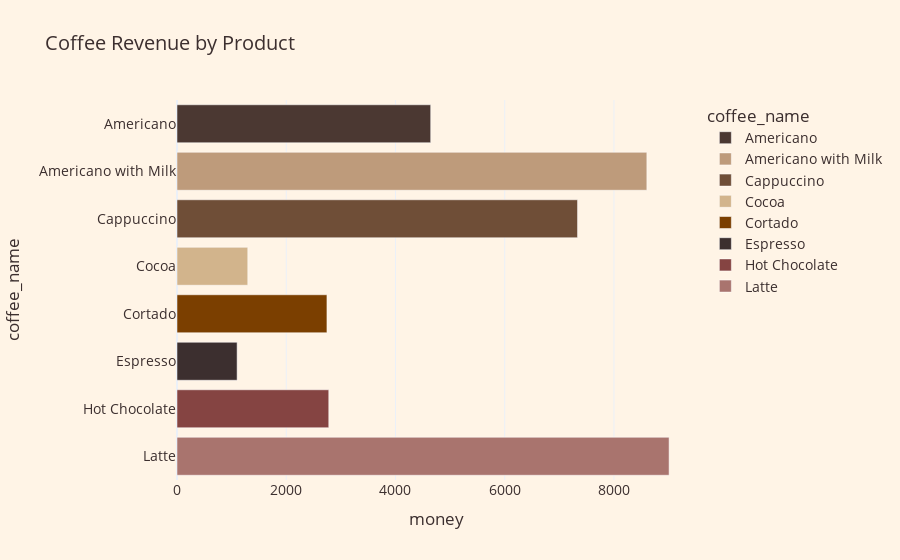

Notebook code for this chart:
### Code cell
# Define manual coffee color mapping
coffee_color_map = {
    "Latte": "#A9746E",          # Mocha
    "Americano": "#4B3832",      # Dark roast
    "Americano with Milk": "#BE9B7B",
    "Cappuccino": "#6F4E37",     # Rich coffee brown (new, darker!)
    "Espresso": "#3C2F2F",
    "Hot Chocolate": "#854442",
    "Cocoa": "#D2B48C",          # Light tan
    "Cortado": "#7B3F00"         # Strong espresso brown
}

# --- Plot 1: Coffee Sales by Type ---
fig1 = px.bar(
    df.groupby("coffee_name")["money"].sum().reset_index(),
    x="money", y="coffee_name",
    orientation="h",
    color="coffee_name",
    color_discrete_map=coffee_color_map,  # <-- Manual mapping
    title=" Coffee Revenue by Product"
    )

fig1.update_layout(
    template="plotly_white",
    plot_bgcolor="#FFF4E6",
    paper_bgcolor="#FFF4E6",
    font=dict(color="#3C2F2F", size=14)
)

fig1.show()

### Figure 1 — Plotly figure (JSON) as saved in the notebook; plotly's stock layout.template omitted (floating-point values rounded to 4 significant figures)
{"data": [{"hovertemplate": "coffee_name=%{y}<br>money=%{x}<extra></extra>", "legendgroup": "Americano", "marker": {"color": "#4B3832", "pattern": {"shape": ""}}, "name": "Americano", "orientation": "h", "showlegend": true, "textposition": "auto", "type": "bar", "x": [4645.0], "xaxis": "x", "y": ["Americano"], "yaxis": "y"}, {"hovertemplate": "coffee_name=%{y}<br>money=%{x}<extra></extra>", "legendgroup": "Americano with Milk", "marker": {"color": "#BE9B7B", "pattern": {"shape": ""}}, "name": "Americano with Milk", "orientation": "h", "showlegend": true, "textposition": "auto", "type": "bar", "x": [8602.0], "xaxis": "x", "y": ["Americano with Milk"], "yaxis": "y"}, {"hovertemplate": "coffee_name=%{y}<br>money=%{x}<extra></extra>", "legendgroup": "Cappuccino", "marker": {"color": "#6F4E37", "pattern": {"shape": ""}}, "name": "Cappuccino", "orientation": "h", "showlegend": true, "textposition": "auto", "type": "bar", "x": [7333.0], "xaxis": "x", "y": ["Cappuccino"], "yaxis": "y"}, {"hovertemplate": "coffee_name=%{y}<br>money=%{x}<extra></extra>", "legendgroup": "Cocoa", "marker": {"color": "#D2B48C", "pattern": {"shape": ""}}, "name": "Cocoa", "orientation": "h", "showlegend": true, "textposition": "auto", "type": "bar", "x": [1296.0], "xaxis": "x", "y": ["Cocoa"], "yaxis": "y"}, {"hovertemplate": "coffee_name=%{y}<br>money=%{x}<extra></extra>", "legendgroup": "Cortado", "marker": {"color": "#7B3F00", "pattern": {"shape": ""}}, "name": "Cortado", "orientation": "h", "showlegend": true, "textposition": "auto", "type": "bar", "x": [2745.0], "xaxis": "x", "y": ["Cortado"], "yaxis": "y"}, {"hovertemplate": "coffee_name=%{y}<br>money=%{x}<extra></extra>", "legendgroup": "Espresso", "marker": {"color": "#3C2F2F", "pattern": {"shape": ""}}, "name": "Espresso", "orientation": "h", "showlegend": true, "textposition": "auto", "type": "bar", "x": [1101.0], "xaxis": "x", "y": ["Espresso"], "yaxis": "y"}, {"hovertemplate": "coffee_name=%{y}<br>money=%{x}<extra></extra>", "legendgroup": "Hot Chocolate", "marker": {"color": "#854442", "pattern": {"shape": ""}}, "name": "Hot Chocolate", "orientation": "h", "showlegend": true, "textposition": "auto", "type": "bar", "x": [2778.0], "xaxis": "x", "y": ["Hot Chocolate"], "yaxis": "y"}, {"hovertemplate": "coffee_name=%{y}<br>money=%{x}<extra></extra>", "legendgroup": "Latte", "marker": {"color": "#A9746E", "pattern": {"shape": ""}}, "name": "Latte", "orientation": "h", "showlegend": true, "textposition": "auto", "type": "bar", "x": [9009.0], "xaxis": "x", "y": ["Latte"], "yaxis": "y"}], "layout": {"barmode": "relative", "font": {"color": "#3C2F2F", "size": 14}, "legend": {"title": {"text": "coffee_name"}, "tracegroupgap": 0}, "paper_bgcolor": "#FFF4E6", "plot_bgcolor": "#FFF4E6", "title": {"text": " Coffee Revenue by Product"}, "xaxis": {"anchor": "y", "domain": [0, 1], "title": {"text": "money"}}, "yaxis": {"anchor": "x", "categoryarray": ["Latte", "Hot Chocolate", "Espresso", "Cortado", "Cocoa", "Cappuccino", "Americano with Milk", "Americano"], "categoryorder": "array", "domain": [0, 1], "title": {"text": "coffee_name"}}}}
